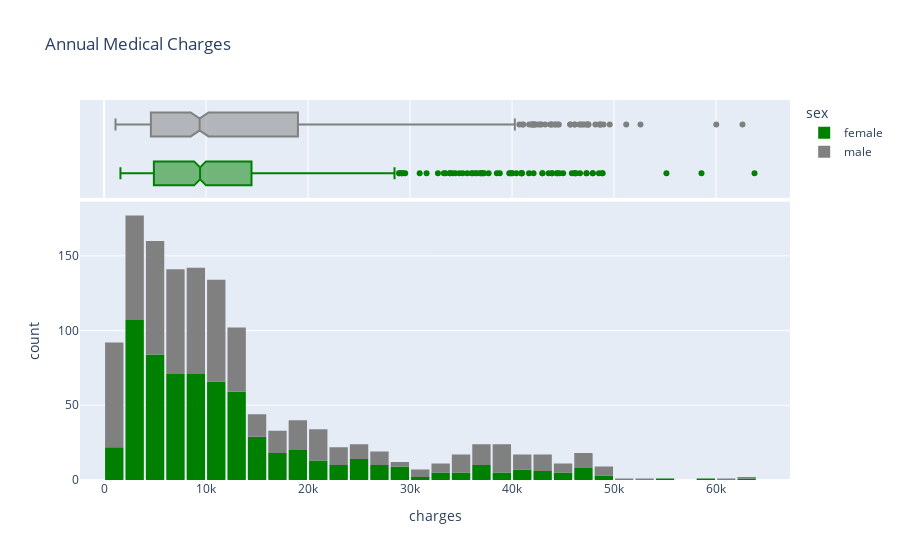

Source (notebook cell):
### Markdown cell above
<p>For most customers, the annual medical charges are under $10,000. Only a small fraction of customers have higher medical expenses, possibly due to accidents, major illnesses and genetic diseases. The distribution follows the power law. There is a significant difference in medical expenses between smokers and non-smokers. While the median for non-smokers is $7300, the median for smokers is close to $35,000</p>

### Code cell
fig = px.histogram(
    medical_df,
    x = 'charges',
    marginal = 'box',
    color = 'sex',
    color_discrete_sequence = ['green', 'gray'],
    title = 'Annual Medical Charges'
)

fig.update_layout(bargap = 0.1)
fig.show()

### Figure 1 — Plotly figure (JSON) as saved in the notebook; plotly's stock layout.template omitted (floating-point values rounded to 4 significant figures; data arrays with more than 128 entries replaced by an {"elided": "..."} marker saying what was removed)
{"data": [{"alignmentgroup": "True", "bingroup": "x", "hovertemplate": "sex=female<br>charges=%{x}<br>count=%{y}<extra></extra>", "legendgroup": "female", "marker": {"color": "green", "pattern": {"shape": ""}}, "name": "female", "offsetgroup": "female", "orientation": "v", "showlegend": true, "type": "histogram", "x": {"elided": "662 float values"}, "xaxis": "x", "yaxis": "y"}, {"alignmentgroup": "True", "hovertemplate": "sex=female<br>charges=%{x}<extra></extra>", "legendgroup": "female", "marker": {"color": "green"}, "name": "female", "notched": true, "offsetgroup": "female", "showlegend": false, "type": "box", "x": {"elided": "662 float values"}, "xaxis": "x2", "yaxis": "y2"}, {"alignmentgroup": "True", "bingroup": "x", "hovertemplate": "sex=male<br>charges=%{x}<br>count=%{y}<extra></extra>", "legendgroup": "male", "marker": {"color": "gray", "pattern": {"shape": ""}}, "name": "male", "offsetgroup": "male", "orientation": "v", "showlegend": true, "type": "histogram", "x": {"elided": "676 float values"}, "xaxis": "x", "yaxis": "y"}, {"alignmentgroup": "True", "hovertemplate": "sex=male<br>charges=%{x}<extra></extra>", "legendgroup": "male", "marker": {"color": "gray"}, "name": "male", "notched": true, "offsetgroup": "male", "showlegend": false, "type": "box", "x": {"elided": "676 float values"}, "xaxis": "x2", "yaxis": "y2"}], "layout": {"bargap": 0.1, "barmode": "relative", "legend": {"title": {"text": "sex"}, "tracegroupgap": 0}, "title": {"text": "Annual Medical Charges"}, "xaxis": {"anchor": "y", "domain": [0, 1], "title": {"text": "charges"}}, "xaxis2": {"anchor": "y2", "domain": [0, 1], "matches": "x", "showgrid": true, "showticklabels": false}, "yaxis": {"anchor": "x", "domain": [0, 0.7326], "title": {"text": "count"}}, "yaxis2": {"anchor": "x2", "domain": [0.7426, 1], "matches": "y2", "showgrid": false, "showline": false, "showticklabels": false, "ticks": ""}}}
